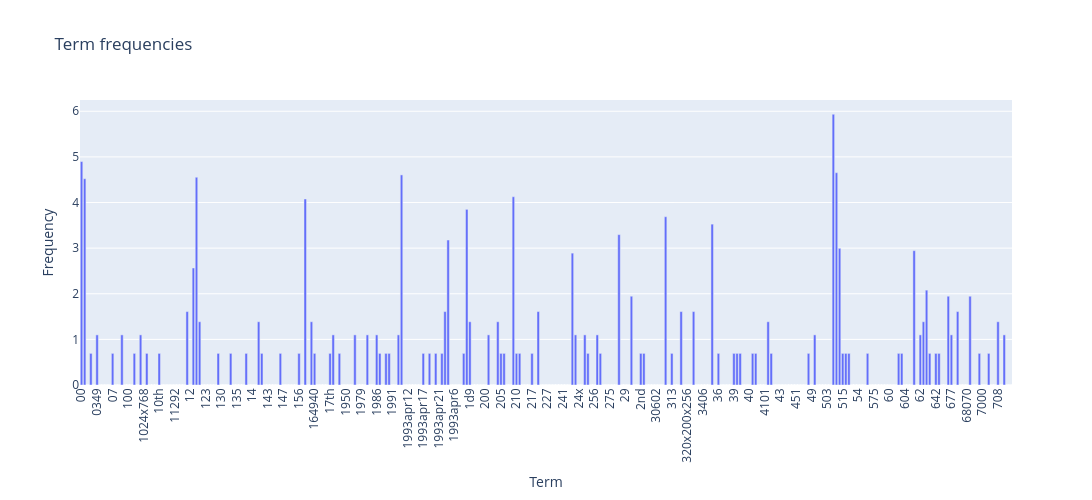

Notebook code for this chart:
### Markdown cell above
Y軸單位從次數改成LOG(次)，LOG的函數性質可以有效改善詞頻分布差異大的問題。

在原始詞頻分布中只有很少數的詞出現頻率很高，大部分的詞只出現少次，導致在原始分布中低頻率的詞幾乎看不出差別。

透過LOG函數轉換可以把高頻率壓縮、小頻率放大，改善長尾效果

### Code cell
# Answer here
import plotly.express as pe
term_frequencies_log = [math.log(i) for i in term_frequencies]
x_freq = count_vect.get_feature_names_out()[:300]
y_freq = term_frequencies_log[:300]
df = pd.DataFrame({"term": x_freq, "freq": y_freq})
h = pe.bar(df, x= 'term', y='freq', title="Term frequencies",labels={"term": "Term", "freq": "Frequency"})
h.update_layout(xaxis_tickangle=-90, width=1600, height=500, bargap=0.2)

### Figure 1 — Plotly figure (JSON) as saved in the notebook; plotly's stock layout.template omitted (floating-point values rounded to 4 significant figures; data arrays with more than 128 entries replaced by an {"elided": "..."} marker saying what was removed)
{"data": [{"hovertemplate": "Term=%{x}<br>Frequency=%{y}<extra></extra>", "legendgroup": "", "marker": {"color": "#636efa", "pattern": {"shape": ""}}, "name": "", "orientation": "v", "showlegend": false, "textposition": "auto", "type": "bar", "x": {"elided": "300 str values"}, "xaxis": "x", "y": {"elided": "300 float values"}, "yaxis": "y"}], "layout": {"bargap": 0.2, "barmode": "relative", "height": 500, "legend": {"tracegroupgap": 0}, "title": {"text": "Term frequencies"}, "width": 1600, "xaxis": {"anchor": "y", "domain": [0, 1], "tickangle": -90, "title": {"text": "Term"}}, "yaxis": {"anchor": "x", "domain": [0, 1], "title": {"text": "Frequency"}}}}
